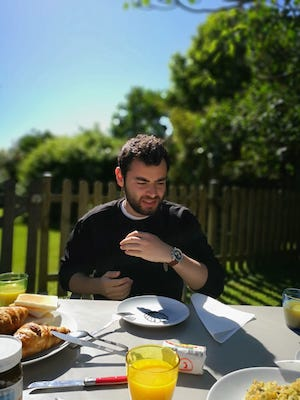
#> input picture img_test/table_me_small.jpeg, 300 x 400 px
$ python convert_img_to_lines.py   (Python 2 division)
#> lines starting #> are read from the running program, lines starting #| are printed output that depends on the picture
import cv2
import numpy as np

# ========================================================================
# Method 1
# ========================================================================

def distance(P1, P2):
    """
    This function computes the distance between 2 points defined by
     P1 = (x1,y1) and P2 = (x2,y2)
    """

    return ((P1[0] - P2[0])**2 + (P1[1] - P2[1])**2) ** 0.5


def optimized_path(coords, start=None):
    """
    This function finds the nearest point to a point
    coords should be a list in this format coords = [ [x1, y1], [x2, y2] , ...]

    """
    if start is None:
        start = coords[0]
    pass_by = coords
    path = [start]
    pass_by.remove(start)
    while pass_by:
        nearest = min(pass_by, key=lambda x: distance(path[-1], x))
        path.append(nearest)
        pass_by.remove(nearest)
    return path


# ========================================================================
# Method 2
# ========================================================================
def sort_to_form_line(unsorted_list):
    """
    Given a list of neighbouring points which forms a line, but in random order, sort them to the correct order
    IMPORTANT: Each point must be a neighbour (8-point sense) to a least one other point!
    """
    sorted_list = [unsorted_list.pop(0)]

    while len(unsorted_list) > 0:
        i = 0
        while i < len(unsorted_list):
            if are_neighbours(sorted_list[0], unsorted_list[i]):
                #neighbours at front of list
                sorted_list.insert(0, unsorted_list.pop(i))
            elif are_neighbours(sorted_list[-1], unsorted_list[i]):
                #neighbours at rear of list
                sorted_list.append(unsorted_list.pop(i))
            else:
                i = i+1
    return sorted_list

def are_neighbours(pt1, pt2):
    """
    Check if pt1 and pt2 are neighbours, in the 8-point sense
    pt1 and pt2 has integer coordinates
    """
    return (np.abs(pt1[0]-pt2[0]) < 2) and (np.abs(pt1[1]-pt2[1]) < 2)
# ========================================================================
# CORE
# ========================================================================
def extract_connected(img):
#> called with img = 'img_test/table_me_small.jpeg'
    img = cv2.imread(img)
#> img is the input picture: shape (400, 300, 3); mean B, G, R 91.9, 108, 98.8
    gray = cv2.cvtColor(img, cv2.COLOR_BGR2GRAY)
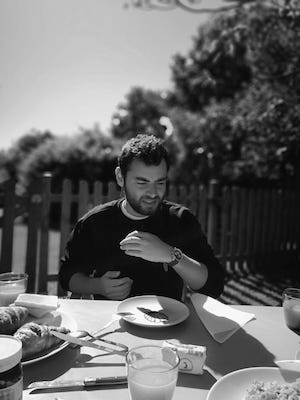
#> gray: shape (400, 300); min 0, max 255, mean 103.4
    edges = cv2.Canny(gray, 100, 200)
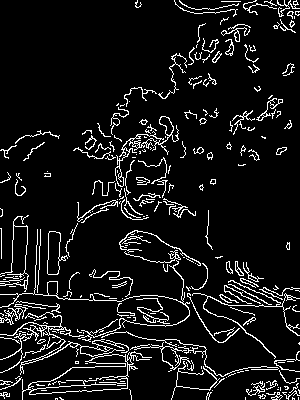
#> edges: shape (400, 300); 8.7% white in thin lines or dots
    bw = cv2.threshold(edges, 127, 255, cv2.THRESH_BINARY)[1]
    ret, labels = cv2.connectedComponents(bw)
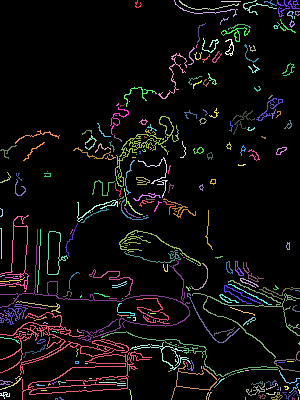
#> labels: shape (400, 300) int32; 258 distinct labels, from 0 to 257; one colour per label, 0 black
#> ret = 258
    return ret, labels


def extract_lines(contour, method=1):
    lines = []
    for i in range(1, n):   # 0 is not the contour
        X, Y = np.vstack(np.where(contour==i))
        if method == 1:
            # method 1
            line = optimized_path(zip(X,Y))
        elif method == 2:
            # method 2
            line = sort_to_form_line(zip(X,Y))
        lines.append(line)
    return lines

def compare():
    from time import time
    n, contour_labeled = extract_connected('cat-icon.png')

    s_time = time()
    extract_lines(contour_labeled, method=1)
    print 'Method 1 took: ', time()-s_time

    print '=' * 30
    s_time = time()
    extract_lines(contour_labeled, method=2)
    print 'Method 2 took: ', time()-s_time

    print 'Done'

if __name__ == '__main__':
    img_name = 'img_test/table_me_small.jpeg'
    n, contour_labeled = extract_connected(img_name)
#> n = 258
    lines = extract_lines(contour_labeled, method=1)
#> the loop in extract_lines, `for i in range(1, n):` made 257 passes
#> line on passes 11, 20, 39: [(16, 294), (17, 294), (18, 294)], [(44, 197), (45, 196), (46, 196), (47, 196)], [(103, 118), (104, 118), (104, 117), (105, 117), (105, 116)]
#> after the loop in extract_lines, `for i in range(1, n):`: lines = 257 items
#> lines = 257 items
    with open('{}.traj'.format(img_name.split('.')[0]), 'w') as f:
        for l in lines:
            for p in l:
                f.write('{},{}\n'.format(p[0], p[1]))
            f.write('-\n')
#> this loop made 257 passes
#> l on passes 11, 20, 38: [(16, 294), (17, 294), (18, 294)], [(44, 197), (45, 196), (46, 196), (47, 196)], [(101, 129)]
